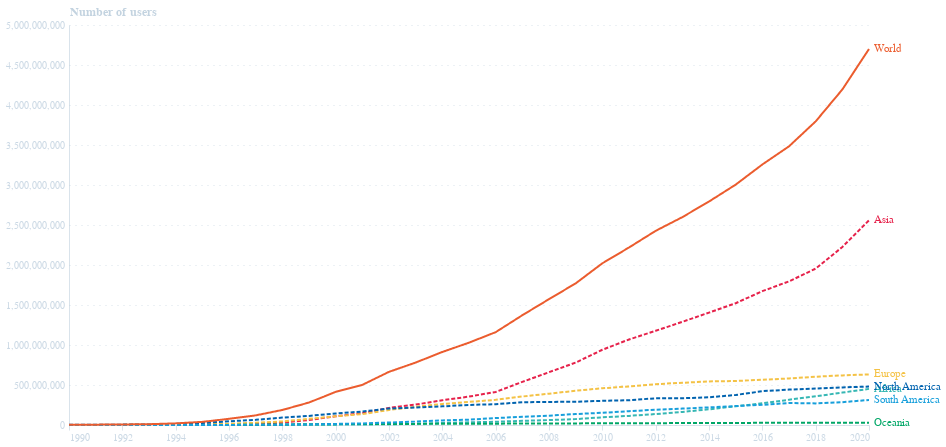

The notebook cell this image was saved under:
### Markdown cell above
# Internet

### Code cell
df = pd.read_csv("number-of-internet-users.csv")
df = df.drop(columns=['Code'])



df = df.melt(id_vars=['Year', 'Entity'], var_name='series', value_name='value')
df = df.dropna()

df.columns = ['date', 'region', 'series', 'value']

df['date'] = pd.to_datetime(df['date'], format='%Y')

df['label'] = np.where(df.date == df.groupby('region')['date'].transform('max'), df['region'], '')

base = alt.Chart(df).encode(
    x=alt.X('date:T', title=''),
    y=alt.Y('value:Q', title='Number of users', axis=alt.Axis(labelExpr="format(datum.value, ',.0f')")),
    color=alt.Color('region:N', title='', legend=None),
    strokeDash=alt.condition(alt.datum.region == 'World', alt.value([1, 0]), alt.value([4, 2])),
)

lines = base.mark_line()

labels = base.mark_text(align='left', dx=5).encode(
    text='label'
)

chart = lines + labels

chart = chart.properties(
    width=800,
    height=400,
    background='rgba(0,0,0,0)'
)

chart.save("internet_users.png", scale_factor=3)
chart.save("internet_users.json")

chart

### Figure 1 — Vega-Lite specification as saved in the notebook (floating-point values rounded to 4 significant figures; data arrays with more than 128 entries replaced by an {"elided": "..."} marker saying what was removed)
{"config": {"background": "#122B39", "font": "Circular Std", "title": {"color": "#b4c8d8", "fontSize": 14, "fontWeight": 400}, "mark": {"line": {"interpolate": "monotone"}}, "view": {"stroke": "transparent", "width": 400, "height": 300}, "range": {"category": ["#36B7B4", "#E6224B", "#F4C245", "#0063AF", "#00A767", "#179FDB", "#EB5C2E"], "diverging": ["#E6224B", "#E54753", "#C9C9C9", "#179FDB", "#122B39"], "heatmap": ["#C9C9C9", "#179FDB", "#0063AF", "#122B39"], "ordinal": ["#00A767", "#36B7B4", "#179FDB", "#0063AF", "#243B5A"]}, "axisX": {"domainColor": "#b4c8d8", "domainOpacity": 0.5, "grid": false, "labelAngle": 0, "labelColor": "#b4c8d8", "labelOpacity": 0.7, "orient": "bottom", "tickColor": "#b4c8d8", "tickCount": 10, "tickOpacity": 0.5, "title": "", "titleAlign": "center", "titleAnchor": "middle", "titleColor": "#b4c8d8", "titleFontSize": 12, "titleOpacity": 0.8, "titleX": 207, "titleY": -15}, "axisY": {"domainColor": "#b4c8d8", "domainOpacity": 0.5, "format": ".0f", "gridColor": "#b4c8d8", "gridDash": [1, 5], "gridOpacity": 0.5, "labelColor": "#b4c8d8", "labelOpacity": 0.7, "labelPadding": 5, "tickColor": "#b4c8d8", "tickCount": 8, "tickOpacity": 0.5, "ticks": false, "title": "FAO price index", "titleAlign": "left", "titleAngle": 0, "titleBaseline": "bottom", "titleColor": "#b4c8d8", "titleFontSize": 12, "titleOpacity": 0.8, "titleX": 0, "titleY": -7}}, "layer": [{"mark": {"type": "line"}, "encoding": {"color": {"field": "region", "legend": null, "title": "", "type": "nominal"}, "strokeDash": {"condition": {"test": "(datum.region === 'World')", "value": [1, 0]}, "value": [4, 2]}, "x": {"field": "date", "title": "", "type": "temporal"}, "y": {"axis": {"labelExpr": "format(datum.value, ',.0f')"}, "field": "value", "title": "Number of users", "type": "quantitative"}}}, {"mark": {"type": "text", "align": "left", "dx": 5}, "encoding": {"color": {"field": "region", "legend": null, "title": "", "type": "nominal"}, "strokeDash": {"condition": {"test": "(datum.region === 'World')", "value": [1, 0]}, "value": [4, 2]}, "text": {"field": "label", "type": "nominal"}, "x": {"field": "date", "title": "", "type": "temporal"}, "y": {"axis": {"labelExpr": "format(datum.value, ',.0f')"}, "field": "value", "title": "Number of users", "type": "quantitative"}}}], "background": "rgba(0,0,0,0)", "data": {"name": "data-09da8f82b016f1cd03c82cf48adf0013"}, "height": 400, "width": 800, "$schema": "https://vega.github.io/schema/vega-lite/v5.8.0.json", "datasets": {"data-09da8f82b016f1cd03c82cf48adf0013": {"elided": "214 records"}}}
